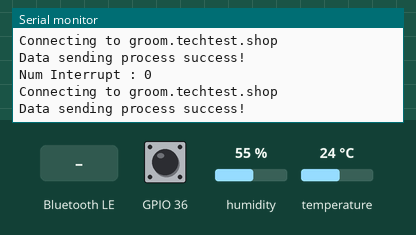
Bench run of a sketch on a simulated ESP32. Parts: the last lines printed to the serial monitor. Inputs (shaded band) come from the test bench; at power-on: humidity 55 %, GPIO 36 HIGH, temperature 24 °C. WiFi joins after 1.5 s; servers stay silent unless stated; storage starts empty; nothing arrives over Bluetooth unless stated; a phone connects over Bluetooth LE 3 s after start.

Above: at 2.9 s.
3.0 s: Bluetooth LE write "1" received
At 3.9 s:
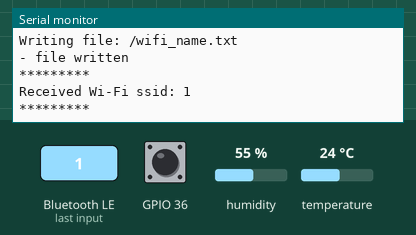
4.5 s: Bluetooth LE write "1" received
At 5.0 s:
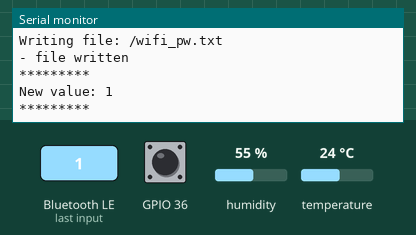
6.0 s: Bluetooth LE write "1" received
At 7.2 s:
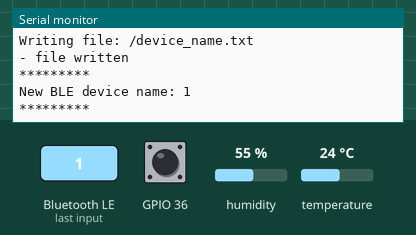
7.5 s: Bluetooth LE write "0" received
At 8.4 s:
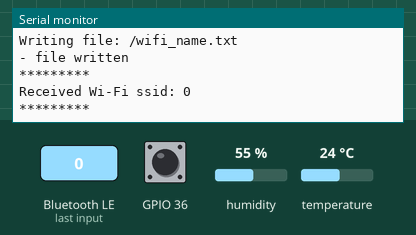
9.0 s: humidity set to 22 %
At 9.03 s:
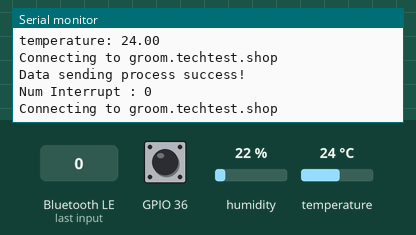

Measured:
- after the input at 3.0 s, the serial monitor: prints a new line at once (image 1)
- after the input at 4.5 s, the serial monitor: prints a new line at once (image 2)
- after the input at 6.0 s, the serial monitor: prints a new line at once (image 3)
- after the input at 7.5 s, the serial monitor: prints a new line at once (image 4)

The sketch:

TEST_Groomer.ino
```cpp
#include <DFRobot_SHT20.h>
#include <WiFi.h>
#include "BLEUtils.h"
#include "BLEScan.h"
#include "BLEAdvertisedDevice.h"
#include "BLEDevice.h"
#include "BLEServer.h"
#include "SPIFFS.h"
#include "FS.h"

//-----------------Preprocessors------------------------//

/* Define for main */
// baud rate for serial monitor
#define SERIAL_PORT_BAUD_RATE      115200
//port number for HTTP communication
#define PORT_NUMBER          8090
// for WIFi COnnection setup
#define DELAY_TIME_WIFI_CONN 500
#define DELAY_LIMIT_WIFI_CLI 15000

#define DELAY_TIME_MAIN_LOOP 500
#define DELAY_TIME_BLE_SCAN  600
#define DELAY_TIME_BLE_START 2000
#define DELAY_TIME_BLE_CONN  5000

#define DELAY_INIT_SHT20     200

#define DELAY_WAIT_CONNECT   1000
#define DELAY_WAIT_RESPONSE  1000
#define DELAY_WAIT_MAIN      3000
//#define DELAY_WAIT_MAIN      300000

#define BLUE_TOOTH_SCAN_TIME 50
#define BLE_SCAN_WINDOW_SIZE 99
#define BLE_SCAN_INTERVAL    100

#define CHAR_UUID_CTL        "00001524-1212-efde-1523-785feabcd123"
#define CHAR_UUID_MEAS       "00001525-1212-efde-1523-785feabcd123"
#define CHAR_UUID_LOG        "00001526-1212-efde-1523-785feabcd123"
#define ALLOCATE_SIZE_LOG    11
#define INIT_TARGET_DEV_NAME "BLE_Gamma:0123"

/*
#define WIFI_SSID "KT_GiGA_2G_Wave2_794C"
#define WIFI_PASSWD "5de80xx381"
*/
#define WIFI_SSID "tech_room"
#define WIFI_PASSWD "techroom"

/* Define for BLE Server */
//
#define BLE_SERVER_LIFE_TIME 180000
#define BLE_SERVER_ADD_TIME  120000
#define BLE_SERVER_SUB_TIME  2000

#define D_NAME_SERVICE_UUID  "4fafc203-1fb5-459e-8fcc-c5c9c331914b" //uuid for the device name setting service
#define D_NAME_CHAR_UUID     "bec5483e-36e1-4688-b7f5-ea07361b26a8" //uuid for the device name setting characteristic

#define WIFI_SERVICE_UUID    "4fafc201-1fb5-459e-8fcc-c5c9c331914b" //uuif for wifi name service
#define WIFI_PW_SERVICE_UUID "4fafc202-1fb5-459e-8fcc-c5c9c331914b" //uuid for wifi pw service
#define WIFI_NAME_CHAR_UUID  "beb5483e-36e1-4688-b7f5-ea07361b26a8" //uuid for wifi name characteristic
#define WIFI_PW_CHAR_UUID    "bed5483e-36e1-4688-b7f5-ea07361b26a8" //uuid for wifi pw characteristic

//------------------------------------------------------//

class MyServerCallbacks;

//-----------------Global variables---------------------//

const std::string DEVICE_NUMBER = "u518";
const String DEV_NUM = String(DEVICE_NUMBER.c_str());
const std::string BLE_DEVICE_NAME = "9room-" + DEVICE_NUMBER;

// BLE server
int bleServerLifeTime;
static BLEServer *pServer = nullptr;
static BLEService *pServerService_wifi = nullptr;
static BLEService *pServerService_pw = nullptr;
static BLECharacteristic *pCharacteristic_wifi = nullptr;
static BLECharacteristic *pCharacteristic_pw = nullptr;
static BLEAdvertising *pAdvertising = nullptr;
static MyServerCallbacks *serverCallback = nullptr;

static std::string *targetName = nullptr;

static BLEService *pServerService_deviceName = nullptr;
static BLECharacteristic *pCharacteristic_deviceName = nullptr;

const char *ssid = WIFI_SSID;
const char *pw = WIFI_PASSWD;

std::string *ssid_str = nullptr;
std::string *pw_str = nullptr;


//int LED_BUILTIN = 2;

//int scanTime = BLUE_TOOTH_SCAN_TIME;

//char *host = "ec2-15-164-218-172.ap-northeast-2.compute.amazonaws.com";
char *host = "groom.techtest.shop";
String hostStr = String(host);
String url_g = "/logoneg";
String url_th = "/logoneth";
String url_time = "/time";


uint32_t numberIntObtain;
/*
static BLEUUID WP_CTL_UUID(CHAR_UUID_CTL);
static BLEUUID WP_MEAS_UUID(CHAR_UUID_MEAS);
static BLEUUID WP_LOG_UUID(CHAR_UUID_LOG);
static BLEUUID SERVICE_UUID("00001523-0000-1000-8000-00805f9b34fb");

static BLERemoteCharacteristic* characteristic_cmd_control;
static BLERemoteCharacteristic* characteristic_cmd_measurement;
static BLERemoteCharacteristic* characteristic_cmd_log;


static uint8_t cmd_RESULT_RETURN = 0xA0;
static uint8_t cmd_BLE_STARTSTOP = 0x10;

static uint8_t cmd_BLE_Date_Time_Set = 0x20;
static uint8_t cmd_LOG_INFO_QUERY = 0x21;
static uint8_t cmd_LOG_DATA_SEND = 0xA1;

static uint8_t cmd_BLE_USER_NAME_SET = 0x30;
static uint8_t cmd_BLE_USER_NAME_QUERY = 0x31;
*/

static int serialNum_g = 0;
static int serialNum_th = 0;

static DFRobot_SHT20 sht20;


//------------------------------------------------------//

//--------------Function prototypes---------------------//
bool validate_sht20(float val);
// Wifi
void setupWiFi();
void connectWiFi();
int sendViaHTTP(String queryString, String url);
// int sendGeiger(float measuredVal, int deviceNum);
// int sendTemperatureAndHumidity(float temperature, float humidity, int deviceNum);
int sendGeiger(float measuredVal, String deviceNum);
int sendTemperatureAndHumidity(float temperature, float humidity, String deviceNum);
// SPIFFS
void readFile(fs::FS &fs, const char * path, int type);
void writeFile(fs::FS &fs, const char * path, const char * message);
void deleteFile(fs::FS &fs, const char * path);
// BLE Server
void initBLEServer();
void removeAdvertising();
//------------------------------------------------------//


bool validate_sht20(float val) {
    int i = (int) val;
    bool isValid = false;
    switch (i) {
        case 998:
            Serial.println("Error::I2C_Time_Out - Sensor not detected");
            break;
        case 999:
            Serial.println("Error::BAD_CRC - CRC bad");
            break;
        default:
            isValid = true;
    }
    return isValid;
}

// Interrupt handler for pin 36
void IRAM_ATTR gpio36_ISR() {
  numberIntObtain += 1;
}
/* Initialise things before starting the main loop */
void setup() {
//BC    targetName = new std::string(INIT_TARGET_DEV_NAME);

    Serial.begin(SERIAL_PORT_BAUD_RATE); //Start Serial monitor in 115200

    Serial.println("Initialise the BLE module");
    BLEDevice::init(BLE_DEVICE_NAME);

    if (!SPIFFS.begin(true)) {
        Serial.println("An error has occurred while mounting SPIFFS\n");
    } else {
// read configuration from SPIFFS
        readFile(SPIFFS, "/wifi_name.txt", 1);
        readFile(SPIFFS, "/wifi_pw.txt", 2);
        readFile(SPIFFS, "/device_name.txt", 3);
    }

// replace with initBLEServer()    setup_BLEServer();  now BLESever is run lifetime long
     initBLEServer();
    setupWiFi(); //initialise and connect to the WiFi

//    setup_BLEClient()

   //set up DFRobot_SHT20
    sht20.initSHT20();
    delay(DELAY_INIT_SHT20);
    sht20.checkSHT20();

// set up interrupt source from Geiger Counter
// register gpio36_ISR() as interrupt handler of GPIO pin 36
  pinMode(36, INPUT_PULLUP);
  numberIntObtain = 0;
  attachInterrupt(36, gpio36_ISR, RISING);
}


/* The main loop of the arduino. */
void loop() {
    int waitTime = DELAY_WAIT_MAIN;

    if (WiFi.status() != WL_CONNECTED) { // if WiFi is not connected, try connect again, again, and again...
      Serial.println("WiFi is not connected! Connect Again!");
      setupWiFi();
      waitTime = DELAY_TIME_MAIN_LOOP;
    } else {

      float humd = sht20.readHumidity();
      Serial.print("humidity: ");
      Serial.println(humd);
      bool humidityIsValid = validate_sht20(humd);

      float temp = sht20.readTemperature();
      Serial.print("temperature: ");
      Serial.println(temp);
      bool temperatureIsValid = validate_sht20(temp);

      serialNum_g += 1;
      serialNum_th += 1;

      // send tempearture and humidity only when both humidity value and temperature value are valid (non error).
      if (humidityIsValid && temperatureIsValid) {
        sendTemperatureAndHumidity(temp, humd, DEV_NUM);
      }
      float measuredVal = 0.0;
      //measureVal = getGeiger()
      Serial.print("Num Interrupt : ");
      Serial.println(numberIntObtain);
      measuredVal = (float)numberIntObtain;
      sendGeiger(measuredVal, DEV_NUM);
      numberIntObtain = 0;
      waitTime = DELAY_WAIT_MAIN;
    }
    delay(waitTime);
}


/********** WiFi Communication ************/

/**
 * Function that helps the device to set up the WiFi environment.
 */

void setupWiFi() {
    Serial.println("setupWiFi()");

    if (WiFi.status() != WL_CONNECTED) WiFi.disconnect();
    WiFi.mode(WIFI_STA); //init wifi mode
    if (ssid_str != nullptr) {
        if (pw_str == nullptr) {
            WiFi.begin(ssid_str->c_str());
        } else {
            WiFi.begin(ssid_str->c_str(), pw_str->c_str());
        }
    } else {
        if (pw == "") {
            WiFi.begin(ssid); //Open the WiFi connection so that ESP32 could send data to server via HTTP/HTTPS protocol.
        } else {
            WiFi.begin(ssid, pw); //Open the WiFi connection so that ESP32 could send data to server via HTTP/HTTPS protocol.
        }
    }
    connectWiFi();
}

/**
 * Function that connects the device to the target WiFi.
 */
void connectWiFi() {
    Serial.print("\n\nConnecting to WiFi...");

    int count = 0;

    // use while loop to wait until the device is connected to the WiFi
    while (WiFi.status() != WL_CONNECTED) {
        if (count >= DELAY_LIMIT_WIFI_CLI)
            break;

        count += DELAY_TIME_WIFI_CONN;
        delay(DELAY_TIME_WIFI_CONN);
        Serial.print(".");
    }

    if (WiFi.status() != WL_CONNECTED) {
        Serial.println("\nConnection failed :(");
    } else {
        Serial.println("\nConnected!");
        Serial.print("\nConnected to:\n\t\tIP address = ");
        Serial.println(WiFi.localIP()); //print out the ip address.
    }
}


/**
 * Send the collected data to the TEMS server via HTTP.
 */
int sendViaHTTP(String queryString, String url) {
    WiFiClient client;

    Serial.print("\nConnecting to ");
    Serial.println(hostStr);

    //check if the http client is connected.
    if (!client.connect(host, PORT_NUMBER)) {
        Serial.print("Connection failed...");
        return 0;
    }

    String header = "GET " + url + queryString + " HTTP/1.1";

    client.println(header);
    client.println("User-Agent: ESP32-groomer");
    client.println("Host: " + hostStr);
    client.println("Connection: closed");
    client.println();

    Serial.println("Data sending process success!\n"); //to debug

    client.stop();

    return 1;
}

/**
 * Send the collected geiger data to the server
 */
int sendGeiger(float measuredVal, String deviceNum) {
    String queryString = "?s=" + String(serialNum_g) + "&g=" + String(measuredVal) + "&u=" + deviceNum;
    return sendViaHTTP(queryString, url_g);
}

/**
 * Send the temperature data and humidity data to the server.
 */
int sendTemperatureAndHumidity(float temperature, float humidity, String deviceNum) {
    String queryString = "?s=" + String(serialNum_th) + "&t=" + String(temperature) + "&h=" + String(humidity) + "&u=" + deviceNum;
    return sendViaHTTP(queryString, url_th);
}

/*********** End of Wifi Communication **********************/
//
//
/*********** Configure SPIFFS  *****************************/
void readFile(fs::FS &fs, const char * path, int type) {
    Serial.printf("Reading file: %s\r\n", path);

    File file = fs.open(path);

    if(!file || file.isDirectory()){
        Serial.println("- failed to open file for reading");
        return;
    }

    Serial.println("- read from file:");

    std::string readLine = "";

    while(file.available()){
        readLine += char(file.read());
    }

    Serial.println(readLine.c_str());

    switch (type) {
        case 1 :
            if (ssid_str != nullptr) delete ssid_str;
            ssid_str = new std::string(readLine);
            break;
        case 2 :
            if (pw_str != nullptr) delete pw_str;
            pw_str = new std::string(readLine);
            break;
        case 3 :
            if (targetName != nullptr) delete targetName;
            targetName = new std::string(readLine);
            break;
        default :
            Serial.println("Invalid type!");
    }

    Serial.println("\nFinished reading file\n\n");
}

void writeFile(fs::FS &fs, const char * path, const char * message) {
    Serial.printf("Writing file: %s\r\n", path);

    File file = fs.open(path, FILE_WRITE);
    if(!file){
        Serial.println("- failed to open file for writing");
        return;
    }
    if(file.print(message)){
        Serial.println("- file written\n");
    } else {
        Serial.println("- frite failed\n");
    }
}

void deleteFile(fs::FS &fs, const char * path) {
    Serial.printf("Deleting file: %s\r\n", path);
    if(fs.remove(path)){
        Serial.println("- file deleted\n");
    } else {
        Serial.println("- delete failed\n");
    }
}

/*********** End of SPIFFS **********************/

/*********** BLE Server **************************/

//--------------Class definitions ---------------------//
/**
 * The aim of this class is to implement a custom event listener to get the wifi password.
 */
class WiFiPasswordCallbacks: public BLECharacteristicCallbacks {
    void onWrite(BLECharacteristic *pCharacteristic) {
        std::string value = pCharacteristic->getValue();

        if (value.length() > 0) {
            if (pw_str != nullptr) delete pw_str;

            pw_str = new std::string(value);

            deleteFile(SPIFFS, "/wifi_pw.txt");
            writeFile(SPIFFS, "/wifi_pw.txt", value.c_str());

            Serial.println("*********");
            Serial.print("New value: ");
            for (int i = 0; i < value.length(); i++)
                Serial.print(value[i]);

            Serial.println();
            Serial.println("*********");
        }
    }
};

/**
 * The aim of this class is to implement a custom event listener to get the wifi name.
 */
class WiFiNameCallbacks: public BLECharacteristicCallbacks {
    void onWrite(BLECharacteristic *pCharacteristic) {
        std::string value = pCharacteristic->getValue();

        if (value.length() > 0) {
            if (ssid_str != nullptr) delete ssid_str;
            ssid_str = new std::string(value);

            deleteFile(SPIFFS, "/wifi_name.txt");
            writeFile(SPIFFS, "/wifi_name.txt", value.c_str());

            Serial.println("*********");
            Serial.print("Received Wi-Fi ssid: ");
            for (int i = 0; i < value.length(); i++)
                Serial.print(value[i]);

            Serial.println("\n*********");
        }
    }
};

/**
 * The ble server's event listener that helps the esp32 to store the target device name.
 */
class DeviceNameCallbacks: public BLECharacteristicCallbacks {
    void onWrite(BLECharacteristic *pCharacteristic) {
        std::string value = pCharacteristic->getValue();

        if (value.length() > 0) {
            if (targetName != nullptr) delete targetName;

            targetName = new std::string(value);

            deleteFile(SPIFFS, "/device_name.txt");
            writeFile(SPIFFS, "/device_name.txt", value.c_str());

            Serial.println("*********");
            Serial.print("New BLE device name: ");
            for (int i = 0; i < value.length(); i++)
                Serial.print(value[i]);

            Serial.println("\n*********");
        }
    }
};

/**
 * The aim of this class is to implement a custom event listener for the local BLE server.
 */
class MyServerCallbacks: public BLEServerCallbacks {
    void onConnect(BLEServer* pServer) {
        Serial.println("- MyServerCallbacks::onConnect() executed");
        bleServerLifeTime += BLE_SERVER_ADD_TIME;
    };

    void onDisconnect(BLEServer* pServer) {
        Serial.println("- MyServerCallbacks::onDisconnect() executed");
    }
};

/**
 * Initialise the BLE server on ESP32.
 * To obtain WiFi name, WiFi Passwd, Device Name.
 */
void initBLEServer() {
    Serial.println("init BLE Server");
    if (pServer != nullptr) delete pServer;   // Initialize pServer pointer
    pServer = BLEDevice::createServer();
    serverCallback = new MyServerCallbacks();
    pServer->setCallbacks(serverCallback);

    if (pServerService_wifi != nullptr) delete pServerService_wifi;
    if (pServerService_pw != nullptr) delete pServerService_pw;
    if (pServerService_deviceName != nullptr) delete pServerService_deviceName;

    pServerService_wifi = pServer->createService(WIFI_SERVICE_UUID);
    pServerService_pw = pServer->createService(WIFI_PW_SERVICE_UUID);
    pServerService_deviceName = pServer->createService(D_NAME_SERVICE_UUID);

    if (pCharacteristic_wifi != nullptr) delete pCharacteristic_wifi;
    if (pCharacteristic_pw != nullptr) delete pCharacteristic_pw;
    if (pCharacteristic_deviceName != nullptr) delete pCharacteristic_deviceName;

    pCharacteristic_wifi = pServerService_wifi->createCharacteristic(
                      WIFI_NAME_CHAR_UUID,
                      BLECharacteristic::PROPERTY_READ   |
                      BLECharacteristic::PROPERTY_WRITE  |
                      BLECharacteristic::PROPERTY_NOTIFY |
                      BLECharacteristic::PROPERTY_INDICATE
                    );
    pCharacteristic_pw = pServerService_pw->createCharacteristic(
                      WIFI_PW_CHAR_UUID,
                      BLECharacteristic::PROPERTY_READ   |
                      BLECharacteristic::PROPERTY_WRITE  |
                      BLECharacteristic::PROPERTY_NOTIFY |
                      BLECharacteristic::PROPERTY_INDICATE
                    );
    pCharacteristic_deviceName = pServerService_deviceName->createCharacteristic(
                      D_NAME_CHAR_UUID,
                      BLECharacteristic::PROPERTY_READ   |
                      BLECharacteristic::PROPERTY_WRITE  |
                      BLECharacteristic::PROPERTY_NOTIFY |
                      BLECharacteristic::PROPERTY_INDICATE
                    );

    pCharacteristic_wifi->setCallbacks(new WiFiNameCallbacks());
    pCharacteristic_pw->setCallbacks(new WiFiPasswordCallbacks());
    pCharacteristic_deviceName->setCallbacks(new DeviceNameCallbacks());

    pServerService_wifi->start();
    pServerService_pw->start();
    pServerService_deviceName->start();

    pAdvertising = pServer->getAdvertising();
    pAdvertising->start();
    Serial.println("Local BLE server created!!\n");
}

// Will not be called
void removeAdvertising() {
    pAdvertising->stop();

    if (pAdvertising != nullptr) delete pAdvertising;

    if (pCharacteristic_wifi != nullptr) delete pCharacteristic_wifi;
    if (pCharacteristic_pw != nullptr) delete pCharacteristic_pw;
    if (pCharacteristic_deviceName != nullptr) delete pCharacteristic_deviceName;

    if (pServerService_wifi != nullptr) delete pServerService_wifi;
    if (pServerService_pw != nullptr) delete pServerService_pw;
    if (pServerService_deviceName != nullptr) delete pServerService_deviceName;

    if (serverCallback != nullptr) delete serverCallback;

// This is not a member in standard BLE library    BLEDevice::removeServer();
}

// Dumped from main setup()
/*
setup_BLEServer()
{
// initialize BLE Server
        initBLEServer();
// Turn on/off LED and serial print while BLE server lifetime
        bleServerLifeTime = BLE_SERVER_LIFE_TIME;
        pinMode (LED_BUILTIN, OUTPUT);
        while (bleServerLifeTime > 0) {
            digitalWrite(LED_BUILTIN, HIGH);
            delay(1000);
            digitalWrite(LED_BUILTIN, LOW);
            delay(1000);
            bleServerLifeTime -= BLE_SERVER_SUB_TIME;
            Serial.printf("BLE server mode remaining time: %d sec\n", bleServerLifeTime / 1000);
        }
        Serial.println("\nTerminating BLE server mode");
//terminate BLE server
        removeAdvertising();
        Serial.println("BLE server mode terminated!\nBLE client mode start!\n\n");

        digitalWrite(LED_BUILTIN, HIGH);
        delay(3000);
        digitalWrite(LED_BUILTIN, LOW);
}
*/
/******************* End of BLE Server **************************/
```
